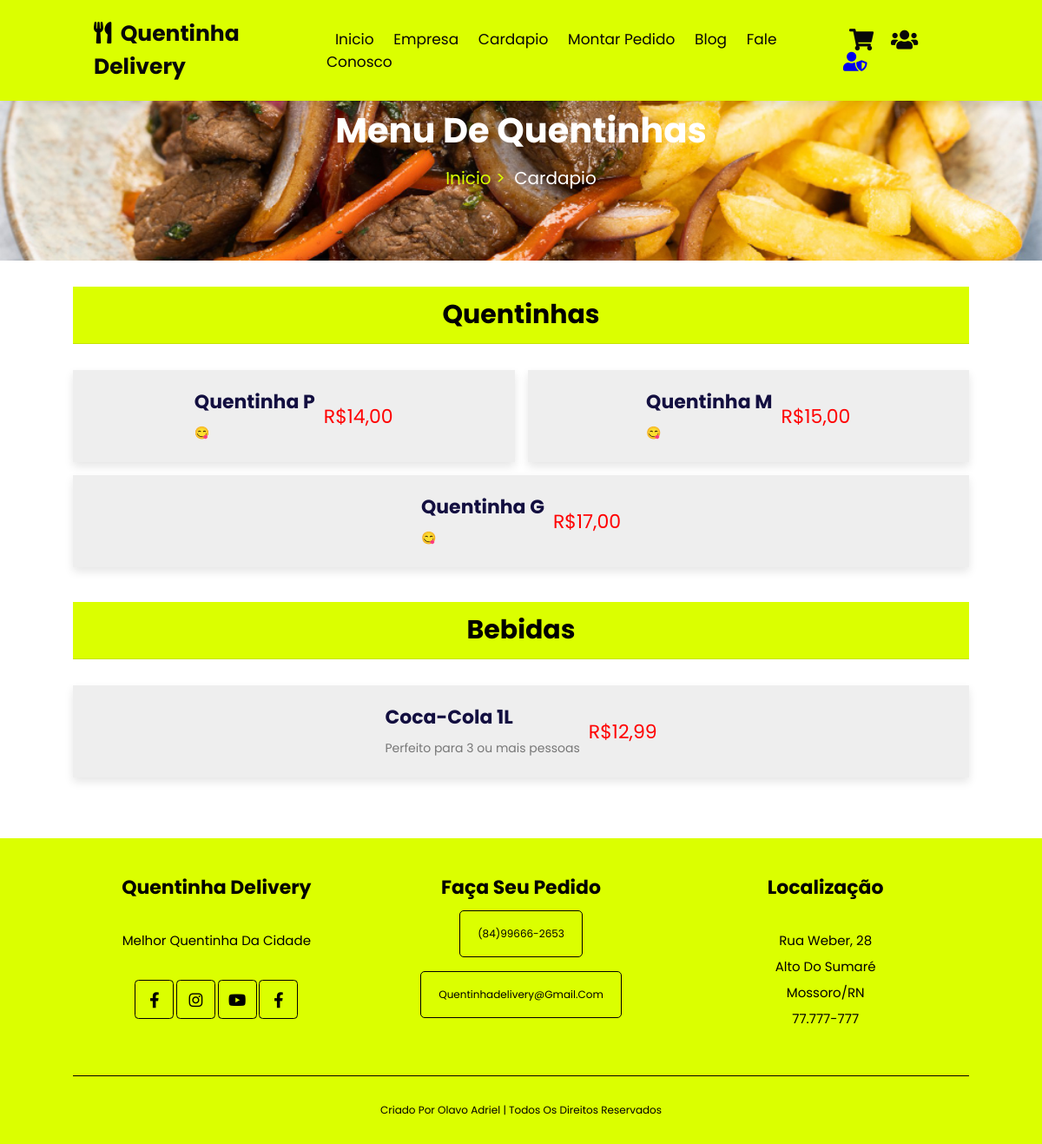
The page /cardapio/ on the database as committed earlier.
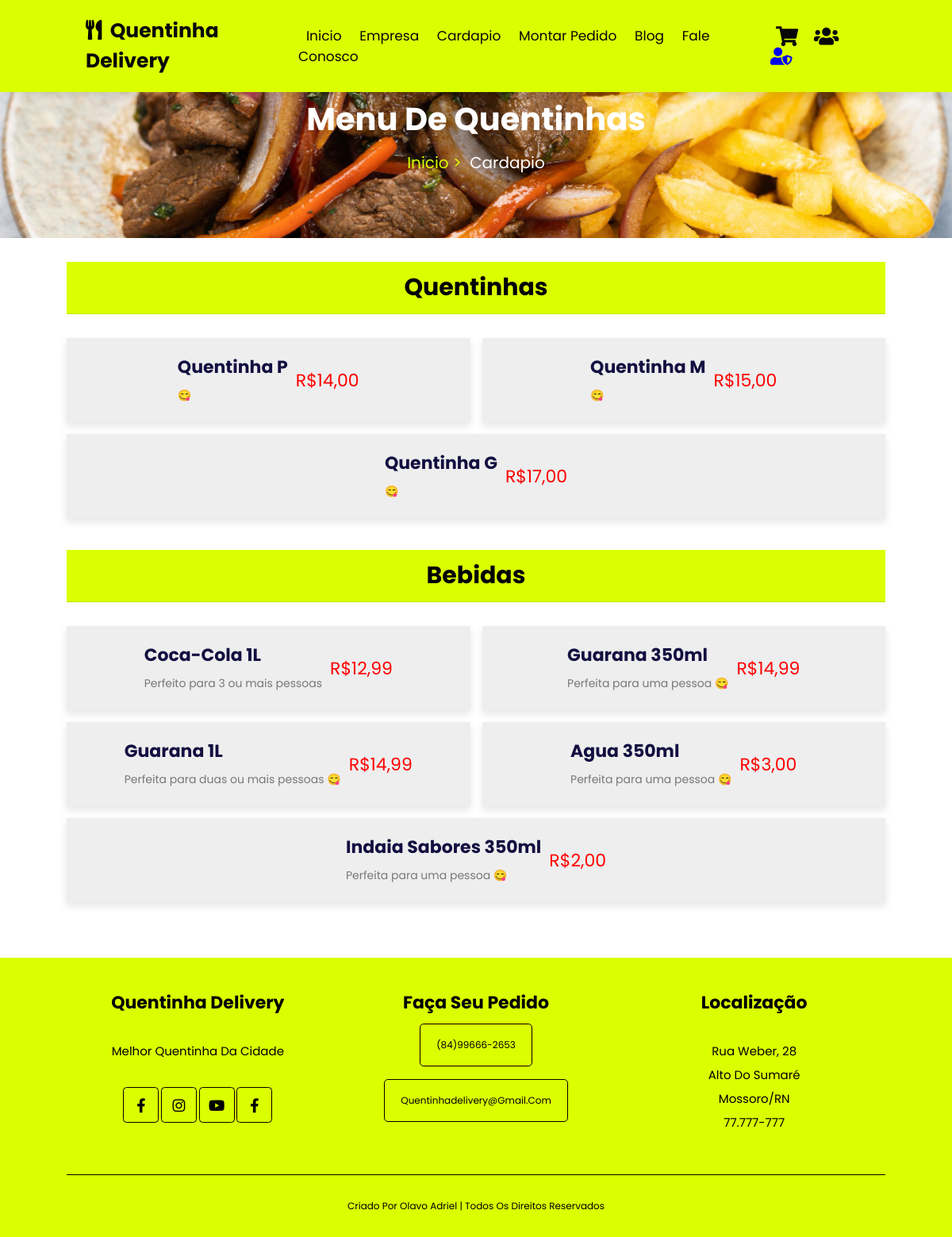
The same page on the database as committed later.
### qdelivery/models.py (models this page shows, shortened)
class Dados(models.Model):
    logo = RichTextUploadingField()
    icone = RichTextUploadingField()
    nome = models.CharField(max_length=255)
    subtitulo = RichTextField(blank=True, null=True)
    frete = models.DecimalField(max_digits=10, decimal_places=2)
    cnpj = models.CharField(max_length=100)
    descricao = RichTextField()
    fone = models.CharField(max_length=70, blank=True, null=True)
    whatsapp = models.CharField(max_length=70)
    email = models.CharField(max_length=255)
    endereco = models.CharField(max_length=255, blank=True, null=True)
    numero = models.IntegerField(blank=True, null=True)
    bairro = models.CharField(max_length=255)
    estado = models.ForeignKey(Estado, on_delete=models.CASCADE)
    cidade = models.ForeignKey(Cidade, on_delete=models.CASCADE)
    cep = models.CharField(max_length=100)
    senha_email = models.CharField(max_length=255)
    usuario = models.ForeignKey(User, on_delete=models.CASCADE)
    ultima_atualizacao = models.DateTimeField(auto_now=True)
    tipo = models.CharField(max_length=70, blank=True, null=True)
    class Meta:
        verbose_name = "Dado"
        verbose_name_plural = "Dados"
    def formatar_wtt(self):
        if self.whatsapp:
            numero = self.whatsapp.replace(" ", "").replace("-", "").replace("(", "").replace(")", "")
            if len(numero) == 10:  # Ex: 8499666265
                return f"55{numero[:2]}{numero[2:]}"
            elif len(numero) == 11:  # Ex: 84996626265
                return f"55{numero[:2]}{numero[2:]}"
            else:
                return numero
        return ""

class Produtos(models.Model):
    TIPO_CHOICES = [
    ('Q', 'Quentinha'),
    ('B', 'Bebidas'),
    ]
    titulo = models.CharField(max_length=255)
    capa = RichTextUploadingField(blank=True , null=True)
    valor = models.DecimalField(max_digits=10, decimal_places=2,blank=True, null=True)
    valor_promo = models.DecimalField(max_digits=10, decimal_places=2,blank=True, null=True)
    descricao = RichTextField(blank=True, null=True)
    tipo = models.CharField(max_length=1, choices=TIPO_CHOICES)
    usuario = models.ForeignKey(User, on_delete=models.CASCADE)
    class Meta:
        verbose_name = "Produto"
        verbose_name_plural = "Produtos"

class Cidade(models.Model):
    estado = models.ForeignKey(Estado, on_delete=models.CASCADE, related_name='cidades', null=True, blank=True)
    nome = models.CharField(max_length=75, blank=True, null=True)
    uf = models.CharField(max_length=5, blank=True, null=True)

### qdelivery/views.py (the view)
# urls.py: path('cardapio/', views.cardapio),
def cardapio(request):
    dados = get_object_or_404(Dados, id=1)
    produtos = get_object_or_404(Produtos, id=1)
    quentinhas = Produtos.objects.filter(tipo='Q')
    bebidas = Produtos.objects.filter(tipo='B')
    dados_produto = {
        'dados': dados,
        'produtos': produtos,
        'quentinhas': quentinhas,
        'bebidas': bebidas}
    return render(request, "menu.html", dados_produto)

### qdelivery/templates/menu.html (shortened to what this page needs)
{% extends "base.html" %}
{% load static %}
{% block content %}
<div class="topo-pagina">
    <h1>Menu de Quentinhas</h1>
    <p><a href="/" title="sobre nós">Inicio ></a> Cardapio </p>
</div>
<section class="menu">
    <div class="swiper menu-slider">
        <div class="swiper-wrapper">
            <div class="swiper-slide slider">
                <h3 class="titulo"> Quentinhas</h3>
                <div class="box-container">
                     {% for produto in quentinhas %}
                    <div class="box" data-name="{{produto.id}}">
                        <div class="info">
                            <h3>{{produto.titulo}}</h3>
                            <p>      😋</p>
                        </div>
                        <div class="valor">R${{produto.valor}}</div>
                    </div>
                    {% endfor %}
                </div>
            </div>
            <div class="swiper-slide slider">
                <h3 class="titulo"> Bebidas</h3>
                <div class="box-container">
                    {% for produto in bebidas %}
                    <div class="box" data-name="{{produto.id}}">
                        <div class="info">
                            <h3>{{ produto.titulo}}</h3>
                            <p>{{produto.descricao|safe}}</p>
                        </div>
                        <div class="valor">R${{produto.valor}}</div>
                    </div>
                    {% endfor %}
                </div>
            </div>
        </div>
    </div>
</section>
{% endblock %}

### qdelivery/templates/base.html (shortened to what this page needs)
{% load static %}
<!DOCTYPE html>
<html lang="pt-br">
<head>
    <link rel="stylesheet" href="https://cdnjs.cloudflare.com/ajax/libs/font-awesome/5.15.4/css/all.min.css">
    <link rel="stylesheet" href="https://cdn.jsdelivr.net/npm/swiper@10/swiper-bundle.min.css" />
    <link rel="stylesheet" href="{% static 'css/style.css' %}">
</head>
<body>
<header class="topo-site">
    <a href="" class="logo">
        <i class="fa fa-utensils"></i>
       {{dados.nome}}
    </a>
    <nav class="menu-site">
        <a href="/">Inicio</a>
        <a href="/empresa">Empresa</a>
        <a href="/cardapio">Cardapio</a>
        <a href="">Montar pedido</a>
        <a href="/blog">Blog</a>
        <a href="/contatos">Fale conosco</a>
    </nav>
    <div class="icons">
        <div id="cart" class="fa fa-shopping-cart"></div>
        <div id="login" class="fa fa-users"></div>
        <a href="/admin" class="fa fa-user-shield admin-icon" title="Admin"></a>
    </div>
</header>
<main>
    {% block content %}
    {% endblock %}
</main>
<section class="rodape">
    <div class="box-container">
        <div class="box">
            <h3>{{dados.nome}}</h3>
            <p>Melhor quentinha da cidade</p>
            <div class="rede-sociais">
                <a href="" class="fab fa-facebook-f"></a>
                <a href="//www.instagram.com/quentinhadelivery0" class="fab fa-instagram"></a>
                <a href="" class="fab fa-youtube"></a>
                <a href="" class="fab fa-facebook-f"></a>
            </div>
        </div>
        <div class="box">
            <h3>Faça seu pedido</h3>
            <a class="link" title="WhatsApp" href="//api.whatsapp.com/send/?phone={{dados.formatar_wtt}}&text=Olá gostaria+de+fazer+um+pedido%21&type=phone_number&app_absent=0">{{ dados.fone}} </a><br><br>
            <a class="link" href="mailto:quentinhadelivery@gmail.com" title="quentinhadelivery@gmail.com">quentinhadelivery@gmail.com</a>
        </div>
        <div class="box">
            <h3>Localização</h3>
            <p>
                {{dados.endereco}}, {{dados.numero}} <br>
               {{ dados.bairro}} <br>
                {{dados.cidade.nome}}/{{dados.cidade.uf}} <br>
                {{ dados.cep}}
            </p>
        </div>
    </div>
    <div class="direitos">
        Criado por <span> Olavo Adriel </span> | Todos os direitos reservados
    </div>
</section>
</body>
</html>

### qdelivery/templates/assets/css/style.css (style rules this page uses)
:root { --yellow_qd: #DBFF00; }
* { font-family: "Poppins", sans-serif; margin: 0; padding: 0; box-sizing: border-box; outline: none; text-decoration: none; border: none; text-transform: capitalize; transform: .2s linear; }
html { font-size:62.5%; overflow-x: hidden; scroll-behavior: smooth; }
section { padding: 3rem 7%; }
.titulo { font-size: 2.8rem; color:#130f40; padding:1.2rem; text-align: center; border-bottom: .1rem solid rgba(0, 0, 0, 0.1); }
.topo-pagina { background:url(../img/topo-paginas/marmita_topo.jpg); background-size: cover; background-position: center; text-align: center; padding-top: 12rem; padding-bottom: 8rem; }
.topo-pagina h1 { color:#fff; font-size: 4rem; }
.topo-pagina p { padding-top: 1rem; font-size: 2rem; color: #fff; }
.topo-pagina a { color: var(--yellow_qd); padding-right: .5rem; }
.topo-site { display: flex; position: fixed; top: 0; left: 0; right: 0; align-items: center; justify-content: space-between; padding: 2rem 9%; z-index: 1000; background: #DBFF00; box-shadow: 0 0.5rem 1rem rgba(0, 0, 0, 0.1); }
.topo-site .logo { font-size:2.5rem; color:#080808; font-weight: bolder; }
.topo-site .logo i { color:rgb(0, 0, 0); padding-right: .5rem; }
.topo-site .menu-site a { color: rgb(7, 7, 7); font-size: 1.7rem; margin: 0 1rem; }
.topo-site .icons div { color: #080808; font-size: 2.5rem; margin-left: 1.7rem; cursor: pointer; }
.admin-icon { font-size: 2.2rem ; margin-left: 10px; }
.rodape { background: var(--yellow_qd); text-align: center; }
.rodape .box-container { display: grid; grid-template-columns: repeat(auto-fit,minmax(30rem, 1fr)); gap: 2rem; }
.rodape .box-container .box h3 { font-size: 2.2rem; text-transform: capitalize; padding: 1rem 0; }
.rodape .box-container .box p { font-size: 1.5rem; padding: 2rem 0; line-height: 2; }
.rodape .box-container .box .rede-sociais { margin-top: 1rem; }
.rodape .box-container .box .rede-sociais a { border-radius: 10%; color: black; width: 4.5rem; height: 4.5rem; line-height: 4.5rem; text-align: center; font-size: 1.8rem; border: .1rem solid black; }
.rodape .box-container .box .link { line-height:1 ; padding: 2rem; font-size: 1.2rem; text-decoration: none; border: 1px solid #000; border-radius: 5px; ; color: #000; display: inline-block; ; }
.rodape .direitos { font-size: 1.2rem; text-align: center; margin-top: 3rem; padding-top: 3rem; text-transform: capitalize; border-top: .1rem solid black; }
.menu .slider .titulo { padding: 1rem; font-size: 3rem; color: rgb(0, 0, 0); background-color: var(--yellow_qd); margin-bottom: 3rem; text-align: center; }
.menu .slider .box-container { display: flex; flex-wrap: wrap; gap: 1.5rem; padding-bottom: 4rem ; }
.menu .slider .box-container .box { display: flex; align-items: center; justify-content: center; flex:1 1 38rem; gap: 1rem; background-color: #eee; padding: 2rem; box-shadow: 0 .5rem 1rem rgba(0, 0, 0, 0.1); }
.menu .slider .box-container .box h3 { font-size: 2.2rem; color: #130f40; padding-bottom: .5rem; text-transform: none; }
.menu .slider .box-container .box .valor { font-size: 2.2rem; color: red; }
.menu .slider .box-container .box p { font-size: 1.4rem; color: #777; line-height: 2; text-transform: none; }

Rows that differ between the two databases and show on the page:
added Produtos: titulo "Guarana 350ml", descricao "Perfeita para uma pessoa 😋", valor "14,99", shown under "Bebidas"
added Produtos: titulo "Guarana 1L", descricao "Perfeita para duas ou mais pessoas 😋", valor "14,99", shown under "Bebidas"
added Produtos: titulo "Agua 350ml", descricao "Perfeita para uma pessoa 😋", valor "3,00", shown under "Bebidas"
added Produtos: titulo "Indaia Sabores 350ml", descricao "Perfeita para uma pessoa 😋", valor "2,00", shown under "Bebidas"
